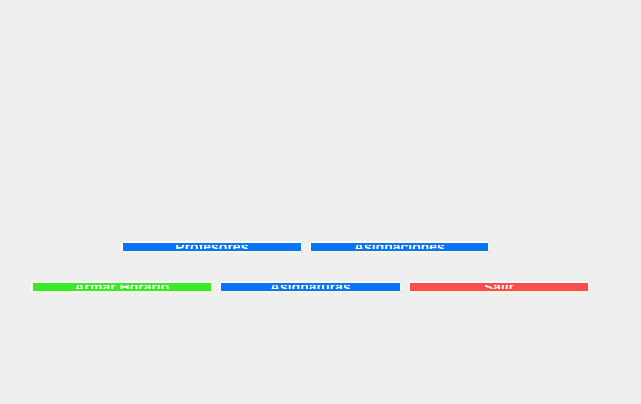
<?xml version="1.0" encoding="UTF-8"?>
<ui version="4.0">
 <class>MainWindow</class>
 <widget class="QMainWindow" name="MainWindow">
  <property name="enabled">
   <bool>true</bool>
  </property>
  <property name="geometry">
   <rect>
    <x>0</x>
    <y>0</y>
    <width>641</width>
    <height>404</height>
   </rect>
  </property>
  <property name="windowTitle">
   <string>MainWindow</string>
  </property>
  <widget class="QWidget" name="centralWidget">
   <widget class="QWidget" name="layoutWidget">
    <property name="geometry">
     <rect>
      <x>110</x>
      <y>230</y>
      <width>391</width>
      <height>34</height>
     </rect>
    </property>
    <layout class="QHBoxLayout" name="horizontalLayout">
     <item>
      <widget class="QPushButton" name="professorsBtn">
       <property name="styleSheet">
        <string notr="true">background-color: rgb(11, 117, 250);
border-style: outset;
border-width: 2px;
border-radius: 10px;
border-color: beige;
font: bold 14px;
color: white;
min-width: 10em;
padding: 6px;</string>
       </property>
       <property name="text">
        <string>Profesores</string>
       </property>
      </widget>
     </item>
     <item>
      <widget class="QPushButton" name="assignmentsBtn">
       <property name="styleSheet">
        <string notr="true">background-color: rgb(11, 117, 250);
border-style: outset;
border-width: 2px;
border-radius: 10px;
border-color: beige;
font: bold 14px;
color: white;
min-width: 10em;
padding: 6px;</string>
       </property>
       <property name="text">
        <string>Asignaciones</string>
       </property>
      </widget>
     </item>
    </layout>
   </widget>
   <widget class="QWidget" name="layoutWidget_2">
    <property name="geometry">
     <rect>
      <x>20</x>
      <y>270</y>
      <width>581</width>
      <height>34</height>
     </rect>
    </property>
    <layout class="QHBoxLayout" name="horizontalLayout_2">
     <item>
      <widget class="QPushButton" name="coloringBtn">
       <property name="styleSheet">
        <string notr="true">background-color: rgb(56, 234, 41);
border-style: outset;
border-width: 2px;
border-radius: 10px;
border-color: beige;
font: bold 14px;
color: white;
min-width: 10em;
padding: 6px;</string>
       </property>
       <property name="text">
        <string>Armar Horario</string>
       </property>
      </widget>
     </item>
     <item>
      <widget class="QPushButton" name="subjectsBtn">
       <property name="styleSheet">
        <string notr="true">background-color: rgb(11, 117, 250);
border-style: outset;
border-width: 2px;
border-radius: 10px;
border-color: beige;
font: bold 14px;
color: white;
min-width: 10em;
padding: 6px;</string>
       </property>
       <property name="text">
        <string>Asignaturas</string>
       </property>
      </widget>
     </item>
     <item>
      <widget class="QPushButton" name="exitBtn">
       <property name="styleSheet">
        <string notr="true">background-color:rgb(250, 78, 78);
border-style: outset;
border-width: 2px;
border-radius: 10px;
border-color: beige;
font: bold 14px;
color: white;
min-width: 10em;
padding: 6px;</string>
       </property>
       <property name="text">
        <string>Salir</string>
       </property>
      </widget>
     </item>
    </layout>
   </widget>
   <widget class="QLabel" name="label">
    <property name="geometry">
     <rect>
      <x>150</x>
      <y>90</y>
      <width>361</width>
      <height>111</height>
     </rect>
    </property>
    <property name="autoFillBackground">
     <bool>false</bool>
    </property>
    <property name="text">
     <string/>
    </property>
    <property name="textFormat">
     <enum>Qt::AutoText</enum>
    </property>
    <property name="pixmap">
     <pixmap>title.png</pixmap>
    </property>
   </widget>
  </widget>
  <widget class="QMenuBar" name="menuBar">
   <property name="geometry">
    <rect>
     <x>0</x>
     <y>0</y>
     <width>641</width>
     <height>22</height>
    </rect>
   </property>
  </widget>
 </widget>
 <layoutdefault spacing="6" margin="11"/>
 <resources/>
 <connections/>
</ui>
